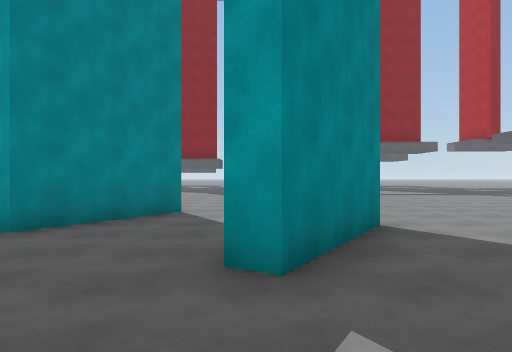
View 1 (above)

16 first-person views from a walk through a scene from a Unity 3-D project. The camera is 1.4 m above the floor, looks level and sees 70° across. The floor is counted in squares, 2 m on a side. Each view is taken from the middle of a square. On the plan, view 1 faces up. The plan holds only what a view shows up to about 11 squares ahead; the rest is blank. The place goes on beyond the plan. Surface patterns are stand-ins for the level's own textures.

View 2
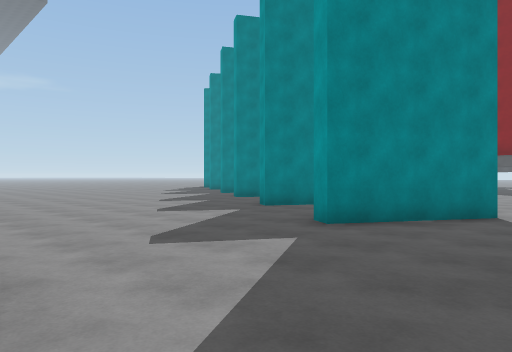

View 3
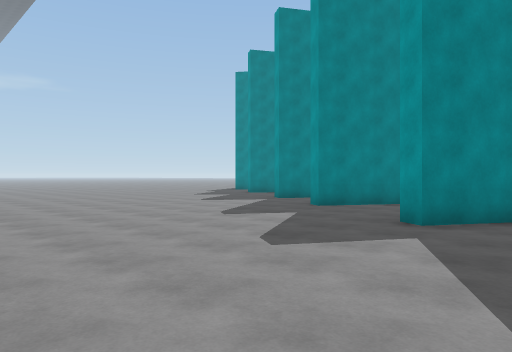

View 4
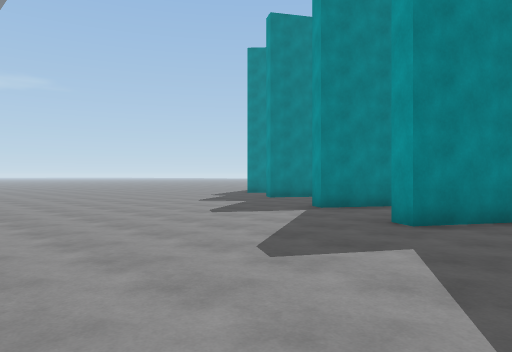

View 5
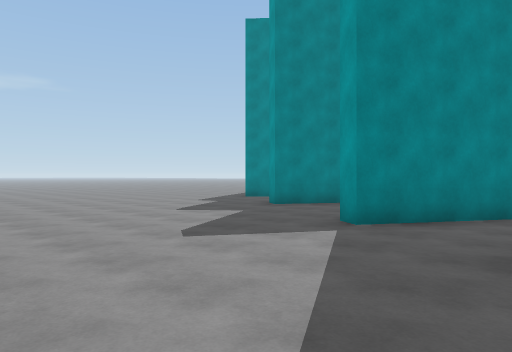

View 6
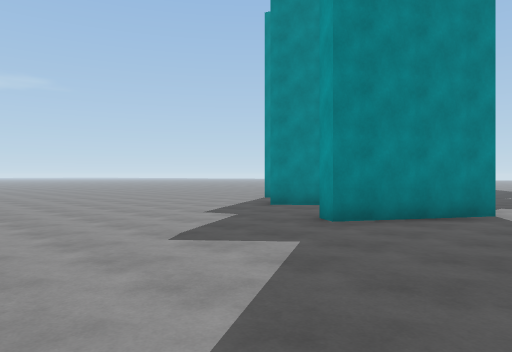

View 7
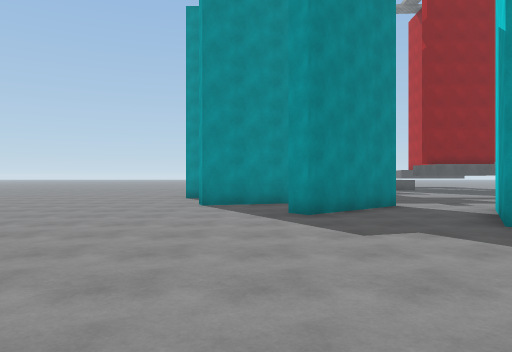

View 8
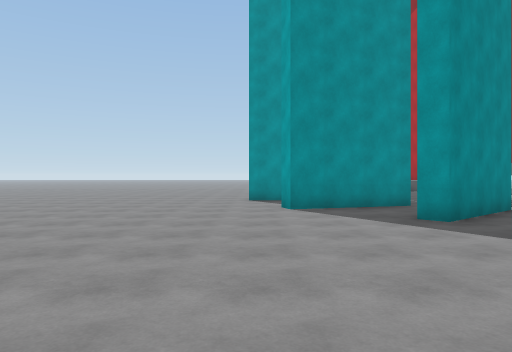

View 9
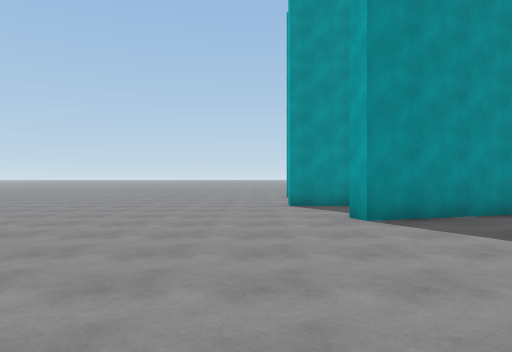

View 10
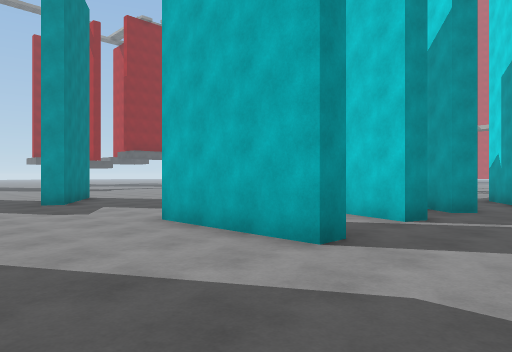

View 11
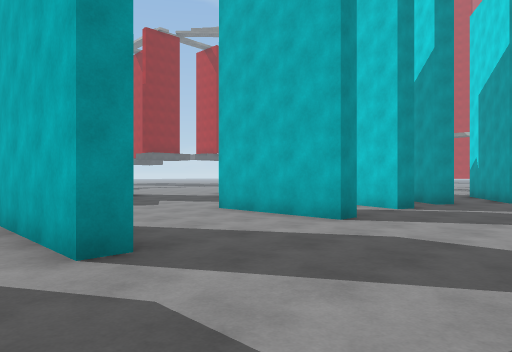

View 12
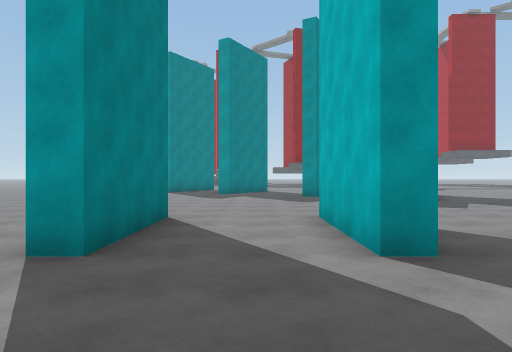

View 13
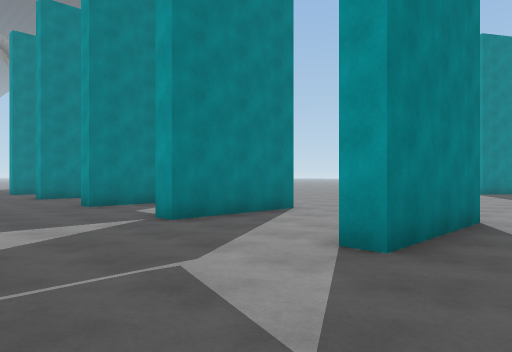

View 14
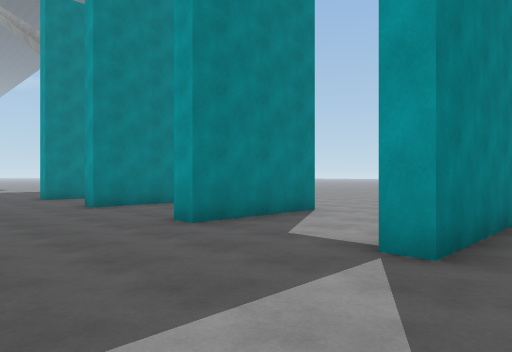

View 15
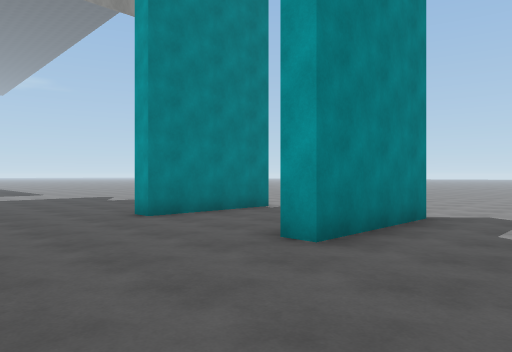

View 16
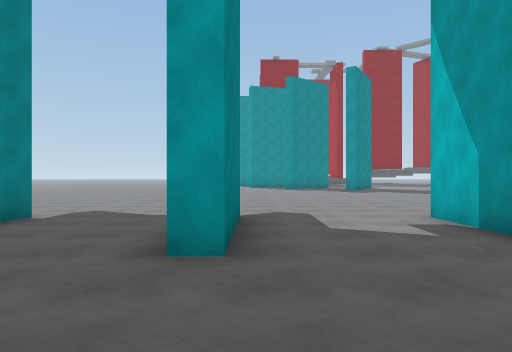

### Floor plan
Points are (right, up) in squares from view 1. A wall is a line through its corners. A room is listed if a view was taken in it or the views show most of it. See-through windows are left out.
Room 1 (views 1, 2, 3, 4, 5, 6, 7, 8, 9, 10, 11, 12, 13, 14, 15, 16)
walls: (-13.1, 0.2) (-13.1, -2.8) (-13.6, -2.8); (-16.5, 0.2) (-16.5, -2.8) (-17.1, -2.8); (-9.5, 0.2) (-9.5, -2.8) (-10, -2.8); (-17, -1.8) (-17, 0.2); (-20.3, 0.2) (-20.3, -2.8) (-20.9, -2.8); (-7.9, 10) (-9, 8.1) (-9.6, 8.4); (-10.2, 12.1) (-11.7, 9.7) (-12.1, 10); (-5.1, 7.7) (-6, 6.3) (-6.5, 6.6); (-6.4, -2.8) (-6.9, -2.8) (-6.9, 0.2); (-23.8, 0.2) (-23.8, -2.8) (-24.4, -2.8); (-13.5, 14.5) (-15.1, 11.8) (-15.5, 12.1) (-14.1, 14.5); (-15.7, 15.6) (-18.1, 13.6) (-18.4, 13.9); (-2.1, 6) (-3, 4.5) (-3.5, 4.8); (-17.4, 16.6) (-20.3, 15.7) (-20.4, 16.2); (-2.4, -2.8) (-2.9, -2.8) (-2.9, 0.2); (1.1, 4) (0.2, 2.6) (-0.2, 2.8); (-19.7, 18.5) (-21.2, 18.5); (0.1, -2.8) (-0.4, -2.7) (0, -1.3); (1.9, -3.1) (1.5, -2.7) (2.2, -2); (3.1, -4) (4.8, -3)
ways out: opening at (-20, 19); opening at (-13.3, 13); opening at (-10, 10.5); opening at (-6.5, 9); opening at (-3.5, 7); opening at (-0.5, 5); opening at (2.5, 3); opening at (4, -4)

Where each view was taken, in squares from view 1:
view 1: 0 up, 0 right, facing up
view 2: 0 up, 0 right, facing up-left
view 3: 1 up, 4 left, facing up-left
view 4: 3 up, 7 left, facing up-left
view 5: 5 up, 9 left, facing up-left
view 6: 7 up, 12 left, facing up-left
view 7: 7 up, 19 left, facing up
view 8: 8 up, 21 left, facing up
view 9: 10 up, 22 left, facing up
view 10: 5 down, 6 left, facing up-right
view 11: 6 down, 8 left, facing up-right
view 12: 6 down, 8 left, facing up
view 13: 6 down, 8 left, facing up-left
view 14: 6 down, 12 left, facing up-left
view 15: 6 down, 18 left, facing up-left
view 16: 6 down, 20 left, facing up
